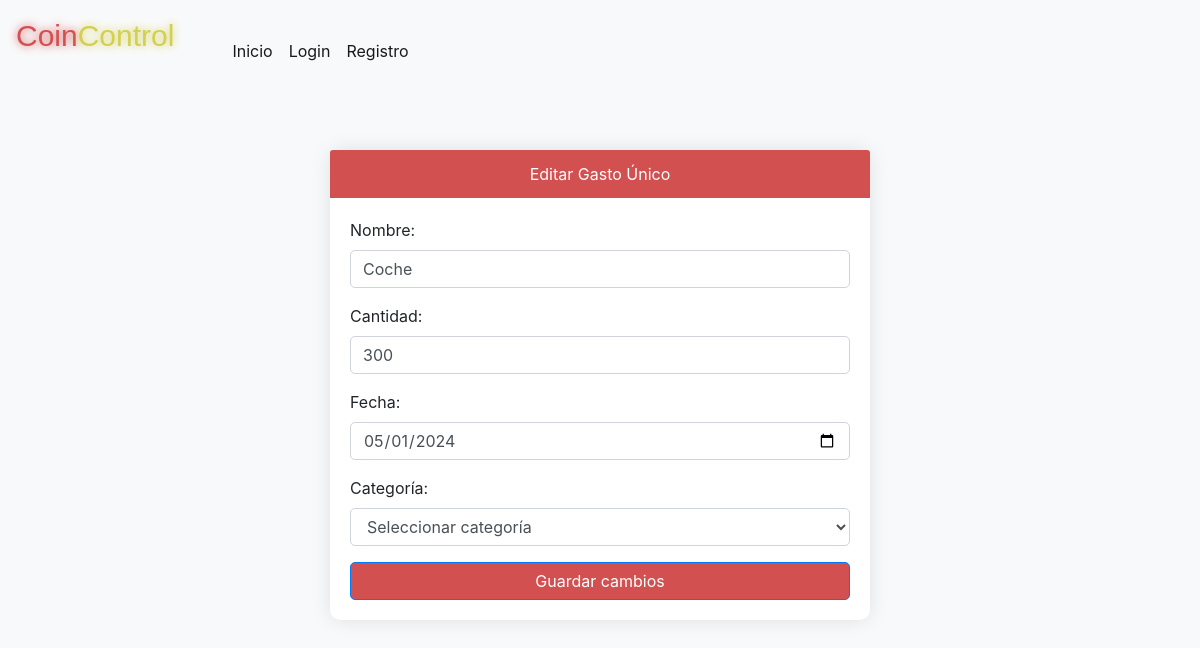
/mis_gastos/editarUnico/view/1/, run on an earlier commit of the app's database.
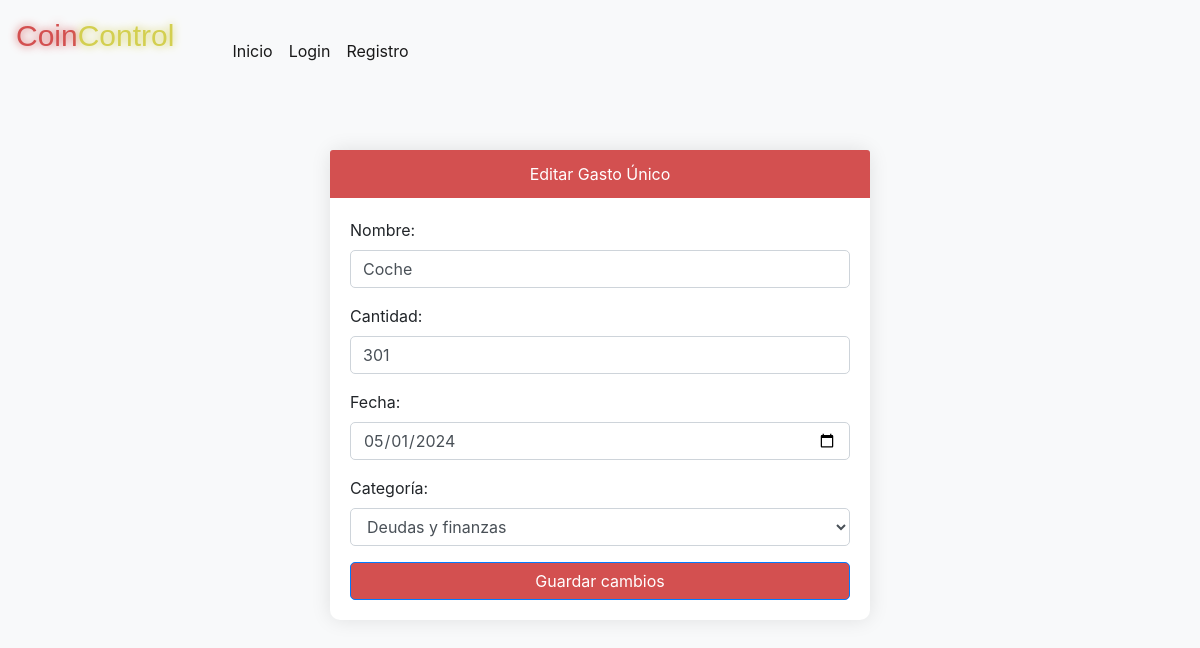
And on a later commit of the database.
### CoinControllapp/models.py (models this page shows, shortened)
class Gasto(models.Model):
    nombre = models.CharField(max_length=100)
    cantidad = models.DecimalField(max_digits=10, decimal_places=2)
    fecha = models.DateField()
    fechaFin =models.DateField(null=True,blank=True)
    categoria = models.CharField(max_length=100)
    notas = models.TextField(blank=True)
    usuario = models.ForeignKey(User, on_delete=models.CASCADE)
    pagoUnico = models.BooleanField(default=False)
    frecuencia_choices = [
        ('mensual', 'Mensual'),
        ('semanal', 'Semanal'),
        ('anual', 'Anual'),
    ]
    frecuencia = models.CharField(max_length=10, choices=frecuencia_choices, blank=True, null=True)

### CoinControllapp/views_gastos.py (the view)
# urls.py: path('mis_gastos/editarUnico/view/<int:gasto_id>/', views_gastos.editar_gasto_unico_view, name='editar_gasto_unico_view'),
def editar_gasto_unico_view(request,gasto_id):
    gasto = get_object_or_404(Gasto, id=gasto_id)
    return render(request, 'edit_gasto_unico_view.html', {'gasto': gasto})

### CoinControllapp/templates/edit_gasto_unico_view.html (shortened to what this page needs)
{% extends 'base.html' %}
{% block content %}
<div class="container mt-5">
    <div class="row justify-content-center">
        <div class="col-md-6">
            <div class="card">
                <div class="card-header text-center">Editar Gasto Único</div>
                <div class="card-body">
                    <form method="POST" action="{% url 'editar_gasto_recurrente' gasto.id %}">
                        <div class="form-group">
                            <label for="nombre">Nombre:</label>
                            <input type="text" id="nombre" name="nombre" class="form-control" value="{{ gasto.nombre }}" required>
                        </div>
                        <div class="form-group">
                            <label for="cantidad">Cantidad:</label>
                            <input type="number" id="cantidad" name="cantidad" class="form-control" required>
                        </div>
                        <div class="form-group">
                            <label for="fecha">Fecha:</label>
                            <input type="date" id="fecha" name="fecha" class="form-control" value="{% if gasto.fecha %}{{ gasto.fecha|date:"Y-m-d" }}{% endif %}" required>
                        </div>
                        <div class="form-group">
                            <label for="categoria">Categoría:</label>
                            <select name="categoria" id="categoria" class="form-control" required>
                                <option value="">Seleccionar categoría</option>
                                <option value="Deudas y finanzas" {% if gasto.categoria == 'Deudas y finanzas' %} selected {% endif %}>Deudas y finanzas</option>
                            </select>
                        </div>
                        <button type="submit" class="btn btn-primary btn-block">Guardar cambios</button>
                    </form>
                </div>
            </div>
        </div>
    </div>
</div>
{% endblock %}

What changed in the data, as far as the page shows it:
changed Gasto "Coche": categoria (not shown) → "Deudas y finanzas"
Also different on the page:
form field cantidad: "300" → "301"
form field categoria: "Seleccionar categoría" → (not shown)
